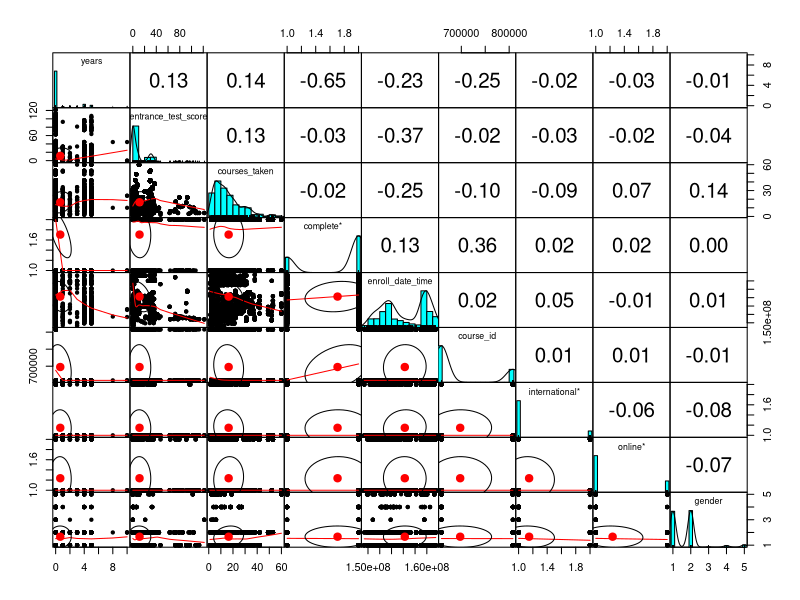
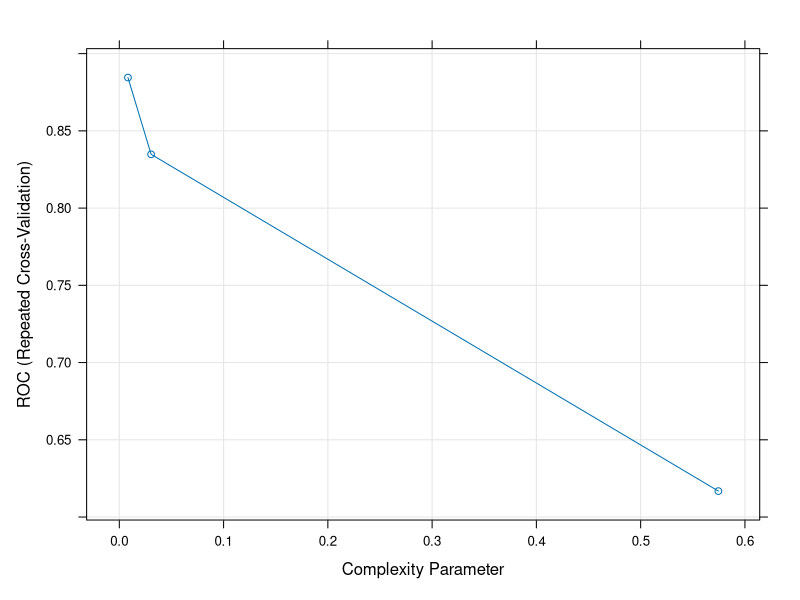

Here is the R script that generated these plots, in order: (Note: this script raises an error after producing the figures.)
## ---- chunk 1
#install.packages("caret")
#install.packages("Weka Suite")
#install.packages("Java Runtime Environment (JRE) and Java Development Kit")
#install.packages("rJava")
#install.packages("RWeka")
#install.packages("C50")

D1 <- read.csv("drop-out.csv", header = TRUE)
## ---- chunk 2
library(dplyr)
# sample: randomly choose from the dataframe
sample<-data.frame(sample(unique(D1$student_id),511))

# Rename
names(sample)<-c("student_id")

train1 <- inner_join(D1, sample, by = "student_id")
test1<- anti_join(D1,sample, by = "student_id")

## ---- chunk 3
library ("psych")
D_visualize<- D1[,-1]
pdf("Correlation Matrix.pdf")
pairs.panels(D_visualize, gap = 0, cex.cor = 1) 

## ---- chunk 4
library(caret)

# Remove the student_id variable that we do not want to use in the model
TRAIN2 <- train1[,c(2:10)] 
# c means select; [row, column]


#k- fold cross validation: the original sample is randomly partitioned into k equal sized subsamples. Of the k subsamples, a single subsample is retained as the validation data for testing the model, and the remaining subsamples are used as training data. The cross-validation process is then repeated k times, with each of the k subsamples used exactly once as the validation data. The k results can then be averaged to produce a single estimation. The advantage of this method over repeated random sub-sampling (see below) is that all observations are used for both training and validation, and each observation is used for validation exactly once.

#Define the control elements we would like to use
ctrl <- trainControl(method = "repeatedcv", #Tell caret to perform 10-fold cross validation; 10-fold cross validation is commonly used
                repeats = 3, #Tell caret to repeat each fold three times
                classProbs = TRUE, #Calculate class probabilities for ROC calculation
                summaryFunction = twoClassSummary)

#Define the model
cartFit <- train(complete ~ ., #Define which variable to predict 
                data = TRAIN2, #Define the data set to train the model on
                trControl = ctrl, #Tell caret the control elements
                method = "rpart", #Define the model type; rpart: tree chooses the optimal fit at each leaf, not the overall best fit for the data-> therefore, there is a danger of overfitting (tree is too specific to training data to be able to predict new data, need to stop the tree at a certain number of nodes or prune)
                
                metric = "ROC", #Tell caret to calculate the ROC curve; ROC is the shortcut of receiver operating characteristic-> goal: select possibly optimal models and to discard suboptimal ones independly from the cost context or the class distribution. ROC is related to cost/benefit analysis of diagonostic decision making. 
                preProc = c("center", "scale")) # Center and Scale the data to minimize the error

#Check the results
cartFit
                
#Plot ROC against complexity 
pdf("cartfit.pdf")
plot(cartFit)
dev.off()


## ---- chunk 5
#Remove the student_id variable that we do not want to use in the model
TEST2 <- test1[,c(2:10)] 

#Generate prediction using previously trained model
cartClasses <- predict(cartFit, newdata = TEST2)

#Generate model statistics
confusionMatrix(data = cartClasses, TEST2$complete)

## ---- chunk 6
ctrl<-trainControl(method="repeatedcv", repeats=3,
                   classProbs = TRUE,
                   summaryFunction = twoClassSummary)
J48fit<-train(complete ~.,data=TRAIN2, method="J48",
              preProc=c("center","scale"), 
              trControl=ctrl,metric="ROC" )

J48fit
pdf("J48fit.pdf")
plot(J48fit)
dev.off()

## ---- chunk 7

J48classes<-predict(J48fit, newdata=TEST2)
confusionMatrix(data=J48classes,TEST2$complete)

## ---- chunk 8
resamps <- resamples(list(cart = cartFit, jfoureight = J48fit))
summary(resamps)
